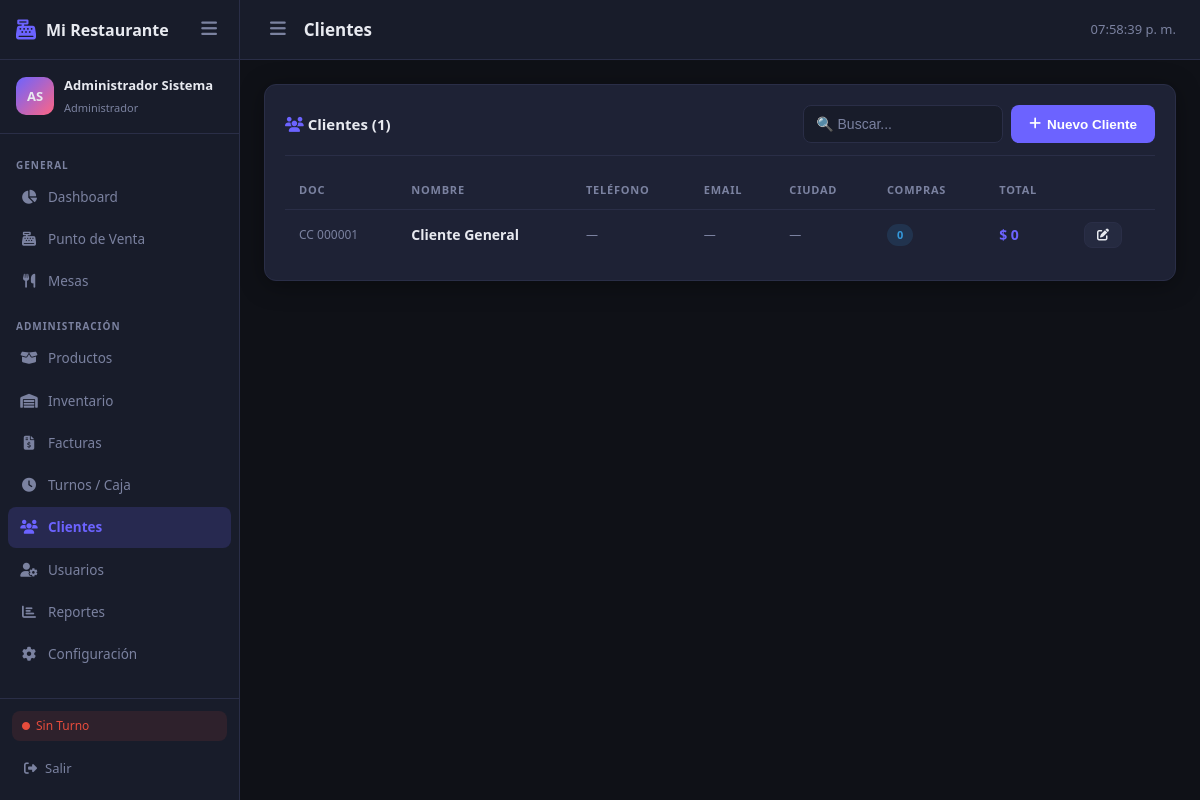
The page /modules/admin/clientes.php (signed in) on the database its author committed.
### tables this page shows
CREATE TABLE clientes (
    id INT AUTO_INCREMENT PRIMARY KEY,
    tipo_doc ENUM('CC','NIT','CE','PPN','NIT_EXT') DEFAULT 'CC',
    num_doc VARCHAR(20) UNIQUE,
    nombre VARCHAR(150) NOT NULL,
    apellido VARCHAR(100),
    email VARCHAR(150),
    telefono VARCHAR(20),
    direccion TEXT,
    ciudad VARCHAR(100),
    activo TINYINT(1) DEFAULT 1,
    created_at TIMESTAMP DEFAULT CURRENT_TIMESTAMP
);

### includes/auth.php (called while the page is built, shortened)
<?php
function getConfig($clave, $default = '') {
    static $config = null;
    if ($config === null) {
        $db = getDB();
        $rows = $db->query("SELECT clave, valor FROM configuracion")->fetchAll();
        $config = [];
        foreach ($rows as $row) {
            $config[$row['clave']] = $row['valor'];
        }
    }
    return $config[$clave] ?? $default;
}
function formatMoney($amount) {
    $symbol = getConfig('moneda_simbolo', '$');
    return $symbol . ' ' . number_format((float)$amount, 0, ',', '.');
}

### modules/admin/clientes.php (the view, shortened to what this page needs)
<?php
require_once '../../includes/auth.php';
$db = getDB();
$clientes = $db->query("
    SELECT c.*,
           COUNT(f.id) as num_compras,
           COALESCE(SUM(f.total),0) as total_compras
    FROM clientes c
    LEFT JOIN facturas f ON f.cliente_id=c.id AND f.estado='pagada'
    WHERE c.activo=1
    GROUP BY c.id
    ORDER BY c.nombre
")->fetchAll();
require_once '../../includes/header.php';
?>
<div class="card">
  <div class="card-header">
    <span class="card-title"><i class="fas fa-users text-accent"></i> Clientes (<?= count($clientes) ?>)</span>
    <div style="display:flex;gap:8px">
      <input type="text" id="searchCli" class="form-control" placeholder="🔍 Buscar..." oninput="filterTable()" style="width:200px">
      <button class="btn btn-primary" onclick="openModal('modalCliente');limpiarForm()"><i class="fas fa-plus"></i> Nuevo Cliente</button>
    </div>
  </div>
  <div class="table-wrap">
    <table class="pos-table" id="tablaCli">
      <thead><tr><th>Doc</th><th>Nombre</th><th>Teléfono</th><th>Email</th><th>Ciudad</th><th>Compras</th><th>Total</th><th></th></tr></thead>
      <tbody>
        <?php foreach($clientes as $c): ?>
        <tr>
          <td class="fs-sm text-muted"><?= htmlspecialchars($c['tipo_doc'].' '.$c['num_doc']) ?></td>
          <td class="fw-bold"><?= htmlspecialchars($c['nombre'].' '.($c['apellido']??'')) ?></td>
          <td class="text-muted fs-sm"><?= htmlspecialchars($c['telefono']??'—') ?></td>
          <td class="text-muted fs-sm"><?= htmlspecialchars($c['email']??'—') ?></td>
          <td class="text-muted fs-sm"><?= htmlspecialchars($c['ciudad']??'—') ?></td>
          <td><span class="badge badge-info"><?= $c['num_compras'] ?></span></td>
          <td class="fw-bold text-accent"><?= formatMoney($c['total_compras']) ?></td>
          <td>
            <button class="btn btn-sm btn-secondary" onclick='editarCliente(<?= json_encode($c) ?>)'><i class="fas fa-edit"></i></button>
          </td>
        </tr>
        <?php endforeach; ?>
      </tbody>
    </table>
  </div>
</div>
<?php require_once '../../includes/footer.php'; ?>

### assets/css/main.css (style rules this page uses)
:root { --bg: #0f1117; --surface: #181c2a; --card: #1e2235; --card2: #252a40; --accent: #6c63ff; --accent-hover: #5a52e0; --accent2: #ff6584; --teal: #43d8c9; --text: #e8eaf0; --muted: #7b82a0; --border: #2a2e47; --success: #2ecc71; --warning: #f39c12; --danger: #e74c3c; --info: #3498db; --sidebar-w: 240px; --topbar-h: 60px; --radius: 12px; --shadow: 0 4px 24px rgba(0,0,0,.35); }
* { margin:0; padding:0; box-sizing:border-box; }
html, body { height:100%; }
body { background: var(--bg); color: var(--text); font-family: 'Segoe UI', system-ui, -apple-system, sans-serif; font-size: 14px; line-height: 1.5; overflow-x: hidden; }
.card { background: var(--card); border: 1px solid var(--border); border-radius: var(--radius); padding: 20px; box-shadow: var(--shadow); }
.card-header { display:flex; align-items:center; justify-content:space-between; margin-bottom:16px; padding-bottom:12px; border-bottom:1px solid var(--border); }
.card-title { font-size:15px; font-weight:700; }
.table-wrap { overflow-x:auto; }
table.pos-table { width:100%; border-collapse:collapse; }
table.pos-table th { font-size:11px; font-weight:700; color:var(--muted); text-transform:uppercase; letter-spacing:.07em; padding:10px 14px; text-align:left; border-bottom:1px solid var(--border); white-space:nowrap; }
table.pos-table td { padding:12px 14px; border-bottom:1px solid var(--border); vertical-align:middle; }
table.pos-table tr:last-child td { border-bottom:none; }
.badge { display:inline-flex; align-items:center; gap:4px; font-size:11px; font-weight:600; padding:3px 10px; border-radius:20px; white-space:nowrap; }
.badge-info { background:rgba(52,152,219,.15); color:var(--info); }
.btn { display:inline-flex; align-items:center; gap:6px; padding:9px 18px; border-radius:8px; font-size:13.5px; font-weight:600; border:none; cursor:pointer; transition: opacity .15s, transform .1s; text-decoration:none; white-space:nowrap; }
.btn-primary { background:var(--accent); color:#fff; }
.btn-secondary { background:var(--card2); color:var(--text); border:1px solid var(--border); }
.btn-sm { padding:6px 12px; font-size:12px; }
.form-control { width:100%; background:var(--surface); border:1.5px solid var(--border); border-radius:8px; padding:10px 12px; color:var(--text); font-size:14px; outline:none; transition: border-color .2s, box-shadow .2s; }
.form-control::placeholder { color:var(--muted); }
.text-muted { color:var(--muted); }
.text-accent { color:var(--accent); }
.fw-bold { font-weight:700; }
.fs-sm { font-size:12px; }

### rows shown on the page
clientes: tipo_doc+num_doc "CC 000001", nombre+apellido "Cliente General", telefono "—", email "—", ciudad "—", num_compras "0", total_compras "$ 0"

### other values the page prints
$empresa "Mi Restaurante"
substr($user['nombre'],0,1).substr($user['apellido'],0,1) "AS"
$user['nombre'].' '.$user['apellido'] "Administrador Sistema"
$user['rol_nombre'] "Administrador"
$pageTitle "Clientes"
count($clientes) "1"
